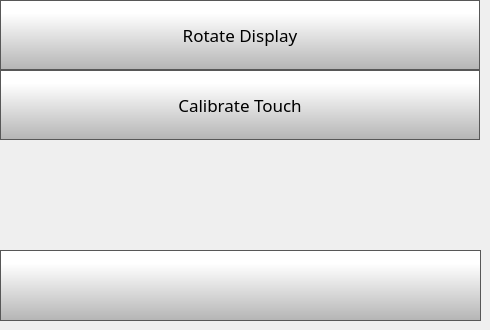
    <widget class="QWidget" name="displaySettingsPage">
     <widget class="QPushButton" name="displaySettingsBackButton">
      <property name="geometry">
       <rect>
        <x>0</x>
        <y>250</y>
        <width>481</width>
        <height>71</height>
       </rect>
      </property>
      <property name="minimumSize">
       <size>
        <width>0</width>
        <height>0</height>
       </size>
      </property>
      <property name="font">
       <font>
        <family>Gotham Light</family>
        <pointsize>9</pointsize>
       </font>
      </property>
      <property name="styleSheet">
       <string notr="true">QPushButton {
     border: 1px solid rgb(87, 87, 87);
	background-color: qlineargradient(spread:pad, x1:0, y1:1, x2:0, y2:0.188, stop:0 rgba(180, 180, 180, 255), stop:1 rgba(255, 255, 255, 255));


}

QPushButton:pressed {
    background-color: qlineargradient(x1: 0, y1: 0, x2: 0, y2: 1,
                                      stop: 0 #dadbde, stop: 1 #f6f7fa);
}

QPushButton:flat {
    border: none; /* no border for a flat push button */
}

QPushButton:default {
    border-color: navy; /* make the default button prominent */
}</string>
      </property>
      <property name="text">
       <string/>
      </property>
      <property name="icon">
       <iconset>
        <normaloff>templates/img/arrows-4.png</normaloff>templates/img/arrows-4.png</iconset>
      </property>
      <property name="iconSize">
       <size>
        <width>50</width>
        <height>50</height>
       </size>
      </property>
      <property name="checkable">
       <bool>false</bool>
      </property>
      <property name="autoDefault">
       <bool>false</bool>
      </property>
      <property name="default">
       <bool>false</bool>
      </property>
      <property name="flat">
       <bool>false</bool>
      </property>
     </widget>
     <widget class="QPushButton" name="calibrateTouch">
      <property name="geometry">
       <rect>
        <x>0</x>
        <y>70</y>
        <width>480</width>
        <height>70</height>
       </rect>
      </property>
      <property name="minimumSize">
       <size>
        <width>0</width>
        <height>70</height>
       </size>
      </property>
      <property name="font">
       <font>
        <family>Gotham</family>
        <pointsize>13</pointsize>
       </font>
      </property>
      <property name="styleSheet">
       <string notr="true">QPushButton {
     border: 1px solid rgb(87, 87, 87);
	background-color: qlineargradient(spread:pad, x1:0, y1:1, x2:0, y2:0.188, stop:0 rgba(180, 180, 180, 255), stop:1 rgba(255, 255, 255, 255));


}

QPushButton:pressed {
    background-color: qlineargradient(x1: 0, y1: 0, x2: 0, y2: 1,
                                      stop: 0 #dadbde, stop: 1 #f6f7fa);
}

QPushButton:flat {
    border: none; /* no border for a flat push button */
}

QPushButton:default {
    border-color: navy; /* make the default button prominent */
}

QPushButton:focus {
	outline: none;
}</string>
      </property>
      <property name="text">
       <string>Calibrate Touch</string>
      </property>
      <property name="iconSize">
       <size>
        <width>40</width>
        <height>40</height>
       </size>
      </property>
     </widget>
     <widget class="QPushButton" name="rotateDisplay">
      <property name="geometry">
       <rect>
        <x>0</x>
        <y>0</y>
        <width>480</width>
        <height>70</height>
       </rect>
      </property>
      <property name="minimumSize">
       <size>
        <width>0</width>
        <height>70</height>
       </size>
      </property>
      <property name="font">
       <font>
        <family>Gotham</family>
        <pointsize>13</pointsize>
       </font>
      </property>
      <property name="styleSheet">
       <string notr="true">QPushButton {
     border: 1px solid rgb(87, 87, 87);
	background-color: qlineargradient(spread:pad, x1:0, y1:1, x2:0, y2:0.188, stop:0 rgba(180, 180, 180, 255), stop:1 rgba(255, 255, 255, 255));


}

QPushButton:pressed {
    background-color: qlineargradient(x1: 0, y1: 0, x2: 0, y2: 1,
                                      stop: 0 #dadbde, stop: 1 #f6f7fa);
}

QPushButton:flat {
    border: none; /* no border for a flat push button */
}

QPushButton:default {
    border-color: navy; /* make the default button prominent */
}

QPushButton:focus {
	outline: none;
}</string>
      </property>
      <property name="text">
       <string>Rotate Display</string>
      </property>
      <property name="iconSize">
       <size>
        <width>40</width>
        <height>40</height>
       </size>
      </property>
     </widget>
    </widget>
